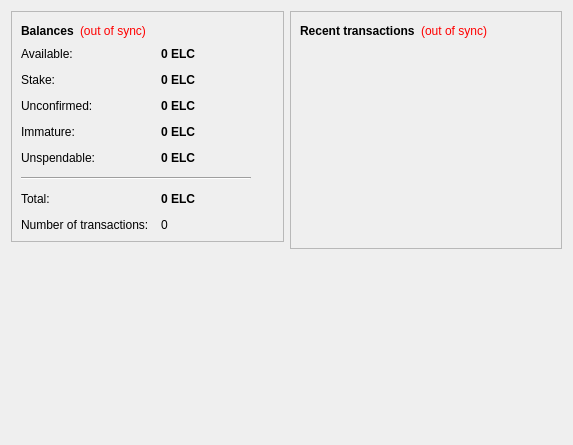
<?xml version="1.0" encoding="UTF-8"?>
<ui version="4.0">
 <class>OverviewPage</class>
 <widget class="QWidget" name="OverviewPage">
  <property name="geometry">
   <rect>
    <x>0</x>
    <y>0</y>
    <width>573</width>
    <height>445</height>
   </rect>
  </property>
  <property name="windowTitle">
   <string>Form</string>
  </property>
  <layout class="QHBoxLayout" name="horizontalLayout" stretch="1,1">
   <item>
    <layout class="QVBoxLayout" name="verticalLayout_2">
     <item>
      <widget class="QFrame" name="frame">
       <property name="frameShape">
        <enum>QFrame::StyledPanel</enum>
       </property>
       <property name="frameShadow">
        <enum>QFrame::Raised</enum>
       </property>
       <layout class="QVBoxLayout" name="verticalLayout_4">
        <item>
         <layout class="QHBoxLayout" name="horizontalLayout_4">
          <item>
           <widget class="QLabel" name="label_5">
            <property name="font">
             <font>
              <weight>75</weight>
              <bold>true</bold>
             </font>
            </property>
            <property name="text">
             <string>Balances</string>
            </property>
           </widget>
          </item>
          <item>
           <widget class="QLabel" name="labelWalletStatus">
            <property name="toolTip">
             <string>The displayed information may be out of date. Your wallet automatically synchronizes with the ElifeCoin network after a connection is established, but this process has not completed yet.</string>
            </property>
            <property name="styleSheet">
             <string notr="true">QLabel { color: red; }</string>
            </property>
            <property name="text">
             <string notr="true">(out of sync)</string>
            </property>
            <property name="alignment">
             <set>Qt::AlignLeading|Qt::AlignLeft|Qt::AlignVCenter</set>
            </property>
           </widget>
          </item>
          <item>
           <spacer name="horizontalSpacer_2">
            <property name="orientation">
             <enum>Qt::Horizontal</enum>
            </property>
            <property name="sizeHint" stdset="0">
             <size>
              <width>40</width>
              <height>20</height>
             </size>
            </property>
           </spacer>
          </item>
         </layout>
        </item>
        <item>
         <layout class="QFormLayout" name="formLayout_2">
          <property name="fieldGrowthPolicy">
           <enum>QFormLayout::AllNonFixedFieldsGrow</enum>
          </property>
          <property name="horizontalSpacing">
           <number>12</number>
          </property>
          <property name="verticalSpacing">
           <number>12</number>
          </property>
          <item row="0" column="0">
           <widget class="QLabel" name="labelAvailableText">
            <property name="toolTip">
             <string>Your current available balance</string>
            </property>
            <property name="text">
             <string>Available:</string>
            </property>
           </widget>
          </item>
          <item row="0" column="1">
           <widget class="QLabel" name="labelAvailable">
            <property name="font">
             <font>
              <weight>75</weight>
              <bold>true</bold>
             </font>
            </property>
            <property name="cursor">
             <cursorShape>IBeamCursor</cursorShape>
            </property>
            <property name="toolTip">
             <string>Your current available balance</string>
            </property>
            <property name="text">
             <string notr="true">0 ELC</string>
            </property>
            <property name="alignment">
             <set>Qt::AlignLeading|Qt::AlignLeft|Qt::AlignVCenter</set>
            </property>
            <property name="textInteractionFlags">
             <set>Qt::LinksAccessibleByMouse|Qt::TextSelectableByKeyboard|Qt::TextSelectableByMouse</set>
            </property>
           </widget>
          </item>
          <item row="1" column="0">
           <widget class="QLabel" name="label_6">
            <property name="toolTip">
             <string>Total of coins that was staked, and do not yet count toward the current balance</string>
            </property>
            <property name="text">
             <string>Stake:</string>
            </property>
           </widget>
          </item>
          <item row="1" column="1">
           <widget class="QLabel" name="labelStake">
            <property name="font">
             <font>
              <weight>75</weight>
              <bold>true</bold>
             </font>
            </property>
            <property name="cursor">
             <cursorShape>IBeamCursor</cursorShape>
            </property>
            <property name="toolTip">
             <string>Total of coins that was staked, and do not yet count toward the current balance</string>
            </property>
            <property name="text">
             <string notr="true">0 ELC</string>
            </property>
            <property name="alignment">
             <set>Qt::AlignLeading|Qt::AlignLeft|Qt::AlignVCenter</set>
            </property>
            <property name="textInteractionFlags">
             <set>Qt::LinksAccessibleByMouse|Qt::TextSelectableByKeyboard|Qt::TextSelectableByMouse</set>
            </property>
           </widget>
          </item>
          <item row="2" column="0">
           <widget class="QLabel" name="label_3">
            <property name="toolTip">
             <string>Total of transactions that have yet to be confirmed, and do not yet count toward the current balance</string>
            </property>
            <property name="text">
             <string>Unconfirmed:</string>
            </property>
           </widget>
          </item>
          <item row="2" column="1">
           <widget class="QLabel" name="labelUnconfirmed">
            <property name="font">
             <font>
              <weight>75</weight>
              <bold>true</bold>
             </font>
            </property>
            <property name="cursor">
             <cursorShape>IBeamCursor</cursorShape>
            </property>
            <property name="toolTip">
             <string>Total of transactions that have yet to be confirmed, and do not yet count toward the current balance</string>
            </property>
            <property name="text">
             <string notr="true">0 ELC</string>
            </property>
            <property name="alignment">
             <set>Qt::AlignLeading|Qt::AlignLeft|Qt::AlignVCenter</set>
            </property>
            <property name="textInteractionFlags">
             <set>Qt::LinksAccessibleByMouse|Qt::TextSelectableByKeyboard|Qt::TextSelectableByMouse</set>
            </property>
           </widget>
          </item>
          <item row="3" column="0">
           <widget class="QLabel" name="labelImmatureText">
            <property name="toolTip">
             <string>Mined balance that has not yet matured</string>
            </property>
            <property name="text">
             <string>Immature:</string>
            </property>
           </widget>
          </item>
          <item row="3" column="1">
           <widget class="QLabel" name="labelImmature">
            <property name="font">
             <font>
              <weight>75</weight>
              <bold>true</bold>
             </font>
            </property>
            <property name="toolTip">
             <string>Mined balance that has not yet matured</string>
            </property>
            <property name="text">
             <string notr="true">0 ELC</string>
            </property>
            <property name="alignment">
             <set>Qt::AlignLeading|Qt::AlignLeft|Qt::AlignVCenter</set>
            </property>
            <property name="textInteractionFlags">
             <set>Qt::LinksAccessibleByMouse|Qt::TextSelectableByKeyboard|Qt::TextSelectableByMouse</set>
            </property>
           </widget>
          </item>
          <item row="4" column="0">
           <widget class="QLabel" name="labelBalanceWatchOnlyText">
            <property name="toolTip">
             <string>Your unspendable balance</string>
            </property>
            <property name="text">
             <string>Unspendable:</string>
            </property>
           </widget>
          </item>
          <item row="4" column="1">
           <widget class="QLabel" name="labelBalanceWatchOnly">
            <property name="font">
             <font>
              <weight>75</weight>
              <bold>true</bold>
             </font>
            </property>
            <property name="cursor">
             <cursorShape>IBeamCursor</cursorShape>
            </property>
            <property name="toolTip">
             <string>Your unspendable balance</string>
            </property>
            <property name="text">
             <string notr="true">0 ELC</string>
            </property>
            <property name="alignment">
             <set>Qt::AlignLeading|Qt::AlignLeft|Qt::AlignVCenter</set>
            </property>
            <property name="textInteractionFlags">
             <set>Qt::LinksAccessibleByMouse|Qt::TextSelectableByKeyboard|Qt::TextSelectableByMouse</set>
            </property>
           </widget>
          </item>
          <item row="5" column="0" colspan="2">
           <widget class="Line" name="line">
            <property name="maximumSize">
             <size>
              <width>230</width>
              <height>16777215</height>
             </size>
            </property>
            <property name="orientation">
             <enum>Qt::Horizontal</enum>
            </property>
           </widget>
          </item>
          <item row="6" column="0">
           <widget class="QLabel" name="labelTotalText">
            <property name="toolTip">
             <string>Your current total balance</string>
            </property>
            <property name="text">
             <string>Total:</string>
            </property>
           </widget>
          </item>
          <item row="6" column="1">
           <widget class="QLabel" name="labelTotal">
            <property name="font">
             <font>
              <weight>75</weight>
              <bold>true</bold>
             </font>
            </property>
            <property name="toolTip">
             <string>Your current total balance</string>
            </property>
            <property name="text">
             <string notr="true">0 ELC</string>
            </property>
            <property name="alignment">
             <set>Qt::AlignLeading|Qt::AlignLeft|Qt::AlignVCenter</set>
            </property>
            <property name="textInteractionFlags">
             <set>Qt::LinksAccessibleByMouse|Qt::TextSelectableByKeyboard|Qt::TextSelectableByMouse</set>
            </property>
           </widget>
          </item>
          <item row="7" column="0">
           <widget class="QLabel" name="label_2">
            <property name="toolTip">
             <string>Total number of transactions in wallet</string>
            </property>
            <property name="text">
             <string>Number of transactions:</string>
            </property>
           </widget>
          </item>
          <item row="7" column="1">
           <widget class="QLabel" name="labelNumTransactions">
            <property name="toolTip">
             <string>Total number of transactions in wallet</string>
            </property>
            <property name="text">
             <string notr="true">0</string>
            </property>
           </widget>
          </item>
         </layout>
        </item>
       </layout>
      </widget>
     </item>
     <item>
      <spacer name="verticalSpacer">
       <property name="orientation">
        <enum>Qt::Vertical</enum>
       </property>
       <property name="sizeHint" stdset="0">
        <size>
         <width>20</width>
         <height>40</height>
        </size>
       </property>
      </spacer>
     </item>
     <item>
      <widget class="QLabel" name="label">
       <property name="text">
        <string/>
       </property>
       <property name="pixmap">
        <pixmap resource="../bitcoin.qrc">:/icons/bitcoin</pixmap>
       </property>
       <property name="alignment">
        <set>Qt::AlignCenter</set>
       </property>
      </widget>
     </item>
    </layout>
   </item>
   <item>
    <layout class="QVBoxLayout" name="verticalLayout_3">
     <item>
      <widget class="QFrame" name="frame_2">
       <property name="frameShape">
        <enum>QFrame::StyledPanel</enum>
       </property>
       <property name="frameShadow">
        <enum>QFrame::Raised</enum>
       </property>
       <layout class="QVBoxLayout" name="verticalLayout">
        <item>
         <layout class="QHBoxLayout" name="horizontalLayout_2">
          <item>
           <widget class="QLabel" name="label_4">
            <property name="text">
             <string>&lt;b&gt;Recent transactions&lt;/b&gt;</string>
            </property>
           </widget>
          </item>
          <item>
           <widget class="QLabel" name="labelTransactionsStatus">
            <property name="toolTip">
             <string>The displayed information may be out of date. Your wallet automatically synchronizes with the ElifeCoin network after a connection is established, but this process has not completed yet.</string>
            </property>
            <property name="styleSheet">
             <string notr="true">QLabel { color: red; }</string>
            </property>
            <property name="text">
             <string notr="true">(out of sync)</string>
            </property>
            <property name="alignment">
             <set>Qt::AlignRight|Qt::AlignTrailing|Qt::AlignVCenter</set>
            </property>
           </widget>
          </item>
          <item>
           <spacer name="horizontalSpacer">
            <property name="orientation">
             <enum>Qt::Horizontal</enum>
            </property>
            <property name="sizeHint" stdset="0">
             <size>
              <width>40</width>
              <height>20</height>
             </size>
            </property>
           </spacer>
          </item>
         </layout>
        </item>
        <item>
         <widget class="QListView" name="listTransactions">
          <property name="styleSheet">
           <string notr="true">QListView { background: transparent; }</string>
          </property>
          <property name="frameShape">
           <enum>QFrame::NoFrame</enum>
          </property>
          <property name="verticalScrollBarPolicy">
           <enum>Qt::ScrollBarAlwaysOff</enum>
          </property>
          <property name="horizontalScrollBarPolicy">
           <enum>Qt::ScrollBarAlwaysOff</enum>
          </property>
          <property name="selectionMode">
           <enum>QAbstractItemView::NoSelection</enum>
          </property>
         </widget>
        </item>
       </layout>
      </widget>
     </item>
     <item>
      <spacer name="verticalSpacer_2">
       <property name="orientation">
        <enum>Qt::Vertical</enum>
       </property>
       <property name="sizeHint" stdset="0">
        <size>
         <width>20</width>
         <height>40</height>
        </size>
       </property>
      </spacer>
     </item>
    </layout>
   </item>
  </layout>
 </widget>
 <resources>
  <include location="../bitcoin.qrc"/>
 </resources>
 <connections/>
</ui>
